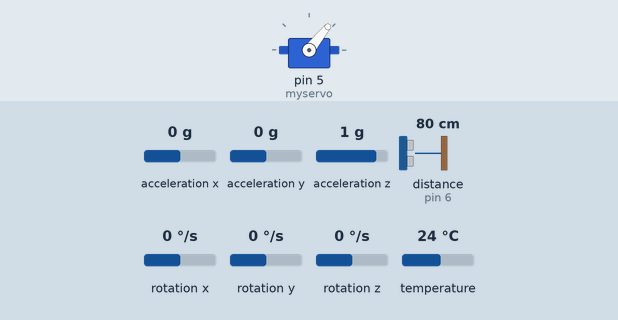
This sketch was run on a simulated Arduino Uno, built with avr-gcc and run on an emulated ATmega328P. Parts: servo. The test bench sets the inputs (shaded band); at power-on: acceleration y 0 g, distance to the obstacle (sensor on pin 6) 80 cm, acceleration z 1 g, acceleration x 0 g, rotation x 0 °/s, rotation y 0 °/s, rotation z 0 °/s, temperature 24 °C. The echo pulse lasts 58.3 µs per cm; what the sketch prints to the serial monitor is not drawn.

Above: at 1.3 s.
1.4 s: acceleration y set to -1.4 g
At 3.7 s:
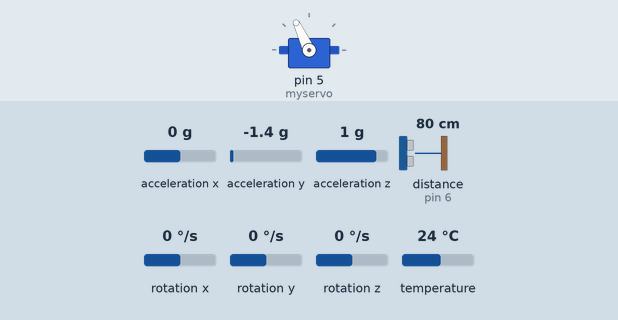
4.4 s: distance to the obstacle (sensor on pin 6) set to 44 cm
5.9 s: distance to the obstacle (sensor on pin 6) set to 38 cm
At 7.1 s:
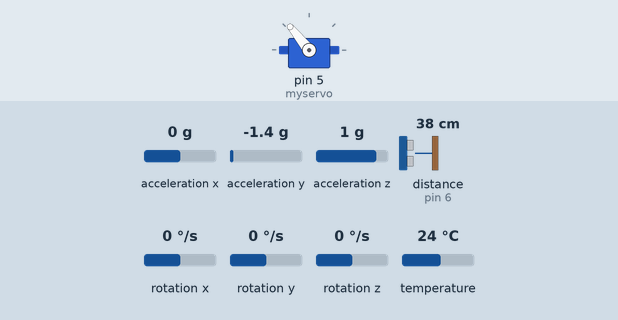
7.4 s: acceleration y set to 0.8 g
At 9.0 s:
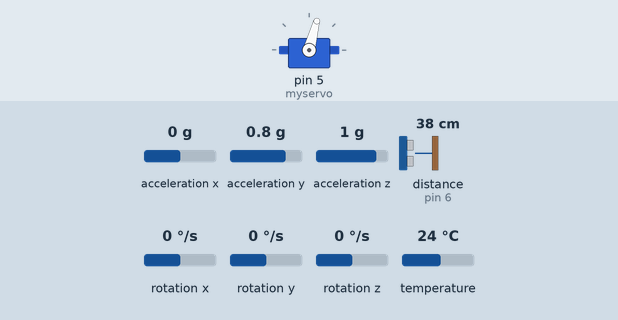
10.4 s: acceleration z set to -1.4 g
At 11.8 s:
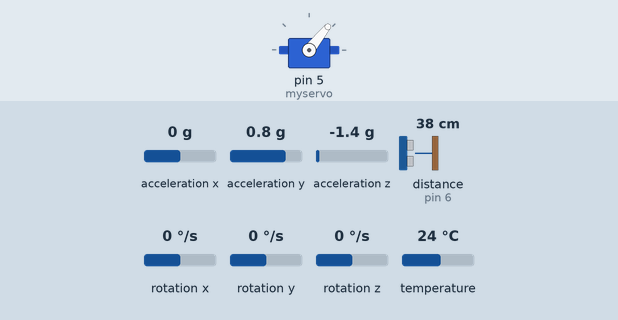
Timing chart, 0 to 13.4 s (numbered marks = the images above; inputs shaded):
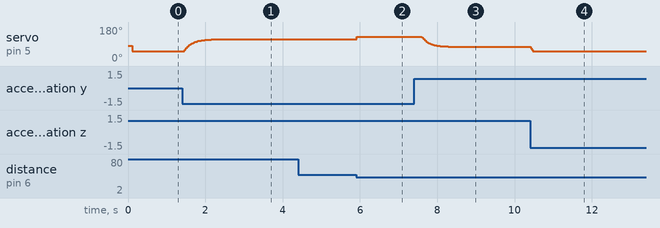

Measured:
- the behaviour switches between 41 and 40 cm on distance to the obstacle (sensor on pin 6) (found by bisection; images 1 and 2)
- after the input at 1.4 s, servo on pin 5 (myservo): moves from 51° to 115° over 0.86 s, starting after 0.05 s
- after the input at 4.4 s, every drawn part: stays the same
- after the input at 5.9 s, servo on pin 5 (myservo): 115° → 129° at once
- after the input at 7.4 s, servo on pin 5 (myservo): moves from 129° to 75° over 0.86 s, starting after 0.20 s
- after the input at 10.4 s, servo on pin 5 (myservo): 75° → 51° at once

The sketch:

Tarea_realimentacion.ino
```cpp
// Basic demo for accelerometer readings from Adafruit MPU6050

#include <Adafruit_MPU6050.h>
#include <Adafruit_Sensor.h>
#include <Wire.h>
#include <Servo.h>
#include <NewPing.h>

#define PERIOD 20000  // período correspondiente a una frecuencia de 50Hz
#define ALPHA 0.1f
#define MIN_SERVO_US 557     // 0° de rotación del servo
#define MAX_SERVO_US 2388    // 180° de rotación del servo
#define MIN_SERVO_ANGLE 50   // Ángulo mínimo del servo que admite la planta
#define MAX_SERVO_ANGLE 130  // Ángulo máximo del servo que admite la planta
#define SERVO_OFFSET 10    // Offset de la barra respecto del servo
#define IMU_OFFSET 2.20 // Offset IMU respecto la barra
#define TRIGGER_PIN  7
#define ECHO_PIN     6
#define MAX_DISTANCE 200
#define SOUND_SPEED 340.29f
#define DISTANCE_OFFSET 15.65f

NewPing sonar(TRIGGER_PIN, ECHO_PIN, MAX_DISTANCE);
Servo myservo;
Adafruit_MPU6050 mpu;

unsigned long t1;
int counter = 0;
float u = 0;

float theta_g1 = 0;
float theta_g = 0;
float theta_a = 0;
float theta_c = 0;
float theta = 0;
float p_prev = 0;

float a1 = 1;
float a2 = 0.02;
float a3 = 0;
float a4 = 0;
float a5 = -3.42;
float a6 = 0.48;
float a7 = 0;
float a8 = 0;
float a9 = 0;
float a10 = 0;
float a11 = 1;
float a12 = 0.02;
float a13 = -0.5;
float a14 = 0;
float a15 = 0;
float a16 = 0.8650;

float b1 = 0;
float b2 = 1.5;
float b3 = 0;
float b4 = 0;

float theta_k = 0;
float theta_k1 = 0;

float theta_dot_k = 0;
float theta_dot_k1 = 0;

float p_k = 0;
float p_k1 = 0;

float p_dot_k = 0;
float p_dot_k1 = 0;

float y_theta_k = 0;
float y_p_k = 0;

float l1 = 0.3803;
float l2 = -0.0007;
float l3 = -3.2304;
float l4 = 0.0018;
float l5 = -0.0109;
float l6 = 0.6975;
float l7 = -0.6599;
float l8 = 3.8940;

float k1 = -0.9301;
float k2 = -0.0111;
float k3 = 2.6093;
float k4 = 0.3862;

float f1 = 0;
float f2 = -2.6093;

void setup(void) {
  Serial.begin(115200);
  while (!Serial)
    delay(10);  // will pause Zero, Leonardo, etc until serial console opens

  Serial.println("Adafruit MPU6050 test!");

  // Try to initialize!
  if (!mpu.begin()) {
    Serial.println("Failed to find MPU6050 chip");
    while (1) {
      delay(10);
    }
  }
  Serial.println("MPU6050 Found!");

  mpu.setAccelerometerRange(MPU6050_RANGE_8_G);
  mpu.setGyroRange(MPU6050_RANGE_500_DEG);
  mpu.setFilterBandwidth(MPU6050_BAND_44_HZ);

  Serial.println("");
  delay(100);
  myservo.attach(5);

  writeServo(0);
}

void loop() {
  t1 = micros();

  /* Get new sensor events with the readings */
  sensors_event_t a, g, temp;
  mpu.getEvent(&a, &g, &temp);

  theta_g1 = theta_g1 + g.gyro.x * 0.02 * (180 / PI);
  theta_a = atan2(a.acceleration.y, a.acceleration.z) * (180 / PI);

  theta_g = theta_c + g.gyro.x * 0.02 * (180 / PI);
  theta_c = ALPHA * theta_a + (1 - ALPHA) * theta_g;

  float theta = theta_c + IMU_OFFSET;
  float theta_dot = g.gyro.x * (180 / PI);

  unsigned int time = sonar.ping(40);
  float p = (((time * SOUND_SPEED) / 10000) / 2) - DISTANCE_OFFSET;

  y_theta_k = theta_k;
  y_p_k = p_k;

  theta_k1 = a1 * theta_k + a2 * theta_dot_k + a3 * p_k + a4 * p_dot_k + l1 * (theta - y_theta_k) + l2 * (p - y_p_k) + b1 * u;
  theta_dot_k1 = a5 * theta_k + a6 * theta_dot_k + a7 * p_k + a8 * p_dot_k + l3 * (theta - y_theta_k) + l4 * (p - y_p_k) + b2 * u;
  p_k1 = a9 * theta_k + a10 * theta_dot_k + a11 * p_k + a12 * p_dot_k + l5 * (theta - y_theta_k) + l6 * (p - y_p_k) + b3 * u;
  p_dot_k1 = a13 * theta_k + a14 * theta_dot_k + a15 * p_k + a16 * p_dot_k + l7 * (theta - y_theta_k) + l8 * (p - y_p_k) + b4 * u;

  float p_dot = (p - p_prev) / 0.02;
  matlab_send(theta, theta_k, theta_dot, theta_dot_k, p, p_k, p_dot, p_dot_k, u);

  theta_k = theta_k1;
  theta_dot_k = theta_dot_k1;
  p_k = p_k1;
  p_dot_k = p_dot_k1;
  p_prev = p;

  u = k1 * theta_k + k2 * theta_dot_k + k3 * p_k + k4 * p_dot_k;
  writeServo(u);

  while (micros() < t1 + PERIOD) {};
}

void writeServo(float angle) {
  float value = angle - SERVO_OFFSET + 90;

  if (value < MIN_SERVO_ANGLE) {
    value = MIN_SERVO_ANGLE;
  }
  if (value > MAX_SERVO_ANGLE) {
    value = MAX_SERVO_ANGLE;
  }

  float valueMicros = (value * (MAX_SERVO_US - MIN_SERVO_US)) / 180 + MIN_SERVO_US;
  myservo.writeMicroseconds(valueMicros);
}

void matlab_send(float dato1, float dato2, float dato3, float dato4, float dato5, float dato6, float dato7, float dato8, float dato9) {
  Serial.write("abcd");
  byte *b1 = (byte *)&dato1;
  Serial.write(b1, 4);
  byte *b2 = (byte *)&dato2;
  Serial.write(b2, 4);
  byte *b3 = (byte *)&dato3;
  Serial.write(b3, 4);
  byte *b4 = (byte *)&dato4;
  Serial.write(b4, 4);
  byte *b5 = (byte *)&dato5;
  Serial.write(b5, 4);
  byte *b6 = (byte *)&dato6;
  Serial.write(b6, 4);
  byte *b7 = (byte *)&dato7;
  Serial.write(b7, 4);
  byte *b8 = (byte *)&dato8;
  Serial.write(b8, 4);
  byte *b9 = (byte *)&dato9;
  Serial.write(b9, 4);
  //etc con mas datos tipo float. Tambien podría pasarse como parámetro a esta funcion un array de floats.
}
```
